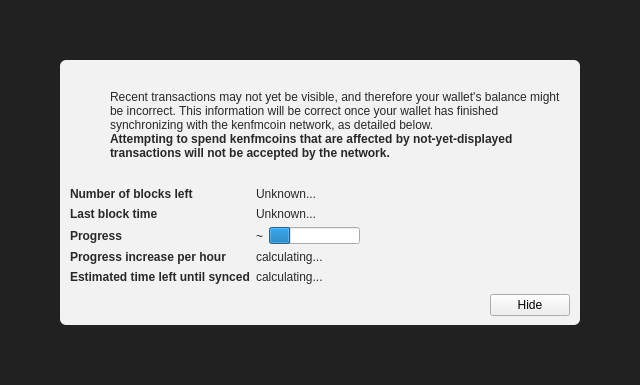
<?xml version="1.0" encoding="UTF-8"?>
<ui version="4.0">
 <class>ModalOverlay</class>
 <widget class="ModalOverlay" name="ModalOverlay">
  <property name="geometry">
   <rect>
    <x>0</x>
    <y>0</y>
    <width>640</width>
    <height>385</height>
   </rect>
  </property>
  <property name="windowTitle">
   <string>Form</string>
  </property>
  <layout class="QVBoxLayout" name="verticalLayout" stretch="0">
   <property name="sizeConstraint">
    <enum>QLayout::SetDefaultConstraint</enum>
   </property>
   <property name="leftMargin">
    <number>0</number>
   </property>
   <property name="topMargin">
    <number>0</number>
   </property>
   <property name="rightMargin">
    <number>0</number>
   </property>
   <property name="bottomMargin">
    <number>0</number>
   </property>
   <item>
    <widget class="QWidget" name="bgWidget" native="true">
     <property name="styleSheet">
      <string notr="true">#bgWidget { background: rgba(0,0,0,220); }</string>
     </property>
     <layout class="QVBoxLayout" name="verticalLayoutMain" stretch="1">
      <property name="leftMargin">
       <number>60</number>
      </property>
      <property name="topMargin">
       <number>60</number>
      </property>
      <property name="rightMargin">
       <number>60</number>
      </property>
      <property name="bottomMargin">
       <number>60</number>
      </property>
      <item>
       <widget class="QWidget" name="contentWidget" native="true">
        <property name="styleSheet">
         <string notr="true">#contentWidget { background: rgba(255,255,255,240); border-radius: 6px; }

QLabel { color: rgb(40,40,40);  }</string>
        </property>
        <layout class="QVBoxLayout" name="verticalLayoutSub" stretch="1,0,0,0">
         <property name="spacing">
          <number>0</number>
         </property>
         <property name="leftMargin">
          <number>10</number>
         </property>
         <property name="topMargin">
          <number>10</number>
         </property>
         <property name="rightMargin">
          <number>10</number>
         </property>
         <property name="bottomMargin">
          <number>10</number>
         </property>
         <item>
          <layout class="QHBoxLayout" name="horizontalLayoutIconText" stretch="0,1">
           <property name="topMargin">
            <number>20</number>
           </property>
           <item>
            <layout class="QVBoxLayout" name="verticalLayoutIcon">
             <property name="leftMargin">
              <number>0</number>
             </property>
             <item>
              <widget class="QPushButton" name="warningIcon">
               <property name="enabled">
                <bool>false</bool>
               </property>
               <property name="text">
                <string/>
               </property>
               <property name="icon">
                <iconset>
                 <normaloff>:/icons/warning</normaloff>
                 <disabledoff>:/icons/warning</disabledoff>:/icons/warning</iconset>
               </property>
               <property name="iconSize">
                <size>
                 <width>48</width>
                 <height>48</height>
                </size>
               </property>
               <property name="flat">
                <bool>true</bool>
               </property>
              </widget>
             </item>
             <item>
              <spacer name="verticalSpacerWarningIcon">
               <property name="orientation">
                <enum>Qt::Vertical</enum>
               </property>
               <property name="sizeHint" stdset="0">
                <size>
                 <width>20</width>
                 <height>40</height>
                </size>
               </property>
              </spacer>
             </item>
            </layout>
           </item>
           <item>
            <layout class="QVBoxLayout" name="verticalLayoutInfoText">
             <property name="leftMargin">
              <number>0</number>
             </property>
             <property name="topMargin">
              <number>0</number>
             </property>
             <item>
              <widget class="QLabel" name="infoText">
               <property name="text">
                <string>Recent transactions may not yet be visible, and therefore your wallet's balance might be incorrect. This information will be correct once your wallet has finished synchronizing with the kenfmcoin network, as detailed below.</string>
               </property>
               <property name="textFormat">
                <enum>Qt::RichText</enum>
               </property>
               <property name="wordWrap">
                <bool>true</bool>
               </property>
              </widget>
             </item>
             <item>
              <widget class="QLabel" name="infoTextStrong">
               <property name="font">
                <font>
                 <weight>75</weight>
                 <bold>true</bold>
                </font>
               </property>
               <property name="text">
                <string>Attempting to spend kenfmcoins that are affected by not-yet-displayed transactions will not be accepted by the network.</string>
               </property>
               <property name="textFormat">
                <enum>Qt::RichText</enum>
               </property>
               <property name="wordWrap">
                <bool>true</bool>
               </property>
              </widget>
             </item>
             <item>
              <spacer name="verticalSpacerInTextSpace">
               <property name="orientation">
                <enum>Qt::Vertical</enum>
               </property>
               <property name="sizeHint" stdset="0">
                <size>
                 <width>20</width>
                 <height>40</height>
                </size>
               </property>
              </spacer>
             </item>
            </layout>
           </item>
          </layout>
         </item>
         <item>
          <spacer name="verticalSpacerAfterText">
           <property name="orientation">
            <enum>Qt::Vertical</enum>
           </property>
           <property name="sizeHint" stdset="0">
            <size>
             <width>20</width>
             <height>40</height>
            </size>
           </property>
          </spacer>
         </item>
         <item>
          <layout class="QFormLayout" name="formLayout">
           <property name="fieldGrowthPolicy">
            <enum>QFormLayout::FieldsStayAtSizeHint</enum>
           </property>
           <property name="horizontalSpacing">
            <number>6</number>
           </property>
           <property name="verticalSpacing">
            <number>6</number>
           </property>
           <property name="topMargin">
            <number>10</number>
           </property>
           <item row="0" column="0">
            <widget class="QLabel" name="labelNumberOfBlocksLeft">
             <property name="font">
              <font>
               <weight>75</weight>
               <bold>true</bold>
              </font>
             </property>
             <property name="text">
              <string>Number of blocks left</string>
             </property>
            </widget>
           </item>
           <item row="0" column="1">
            <widget class="QLabel" name="numberOfBlocksLeft">
             <property name="text">
              <string>Unknown...</string>
             </property>
            </widget>
           </item>
           <item row="1" column="0">
            <widget class="QLabel" name="labelLastBlockTime">
             <property name="font">
              <font>
               <weight>75</weight>
               <bold>true</bold>
              </font>
             </property>
             <property name="text">
              <string>Last block time</string>
             </property>
            </widget>
           </item>
           <item row="1" column="1">
            <widget class="QLabel" name="newestBlockDate">
             <property name="sizePolicy">
              <sizepolicy hsizetype="Maximum" vsizetype="Preferred">
               <horstretch>0</horstretch>
               <verstretch>0</verstretch>
              </sizepolicy>
             </property>
             <property name="text">
              <string>Unknown...</string>
             </property>
            </widget>
           </item>
           <item row="2" column="0">
            <widget class="QLabel" name="labelSyncDone">
             <property name="font">
              <font>
               <weight>75</weight>
               <bold>true</bold>
              </font>
             </property>
             <property name="text">
              <string>Progress</string>
             </property>
            </widget>
           </item>
           <item row="2" column="1">
            <layout class="QHBoxLayout" name="horizontalLayoutSync" stretch="0,1">
             <item>
              <widget class="QLabel" name="percentageProgress">
               <property name="text">
                <string notr="true">~</string>
               </property>
              </widget>
             </item>
             <item>
              <widget class="QProgressBar" name="progressBar">
               <property name="value">
                <number>24</number>
               </property>
               <property name="format">
                <string/>
               </property>
              </widget>
             </item>
            </layout>
           </item>
           <item row="4" column="0">
            <widget class="QLabel" name="labelProgressIncrease">
             <property name="font">
              <font>
               <weight>75</weight>
               <bold>true</bold>
              </font>
             </property>
             <property name="text">
              <string>Progress increase per hour</string>
             </property>
            </widget>
           </item>
           <item row="4" column="1">
            <widget class="QLabel" name="progressIncreasePerH">
             <property name="text">
              <string>calculating...</string>
             </property>
            </widget>
           </item>
           <item row="5" column="0">
            <widget class="QLabel" name="labelEstimatedTimeLeft">
             <property name="font">
              <font>
               <weight>75</weight>
               <bold>true</bold>
              </font>
             </property>
             <property name="text">
              <string>Estimated time left until synced</string>
             </property>
            </widget>
           </item>
           <item row="5" column="1">
            <widget class="QLabel" name="expectedTimeLeft">
             <property name="text">
              <string>calculating...</string>
             </property>
            </widget>
           </item>
          </layout>
         </item>
         <item>
          <layout class="QHBoxLayout" name="horizontalLayoutButtons">
           <property name="leftMargin">
            <number>10</number>
           </property>
           <property name="topMargin">
            <number>10</number>
           </property>
           <item>
            <spacer name="horizontalSpacer">
             <property name="orientation">
              <enum>Qt::Horizontal</enum>
             </property>
             <property name="sizeHint" stdset="0">
              <size>
               <width>40</width>
               <height>20</height>
              </size>
             </property>
            </spacer>
           </item>
           <item>
            <widget class="QPushButton" name="closeButton">
             <property name="text">
              <string>Hide</string>
             </property>
            </widget>
           </item>
          </layout>
         </item>
        </layout>
       </widget>
      </item>
     </layout>
    </widget>
   </item>
  </layout>
 </widget>
 <customwidgets>
  <customwidget>
   <class>ModalOverlay</class>
   <extends>QWidget</extends>
   <header>modaloverlay.h</header>
   <container>1</container>
  </customwidget>
 </customwidgets>
 <resources/>
 <connections/>
</ui>
